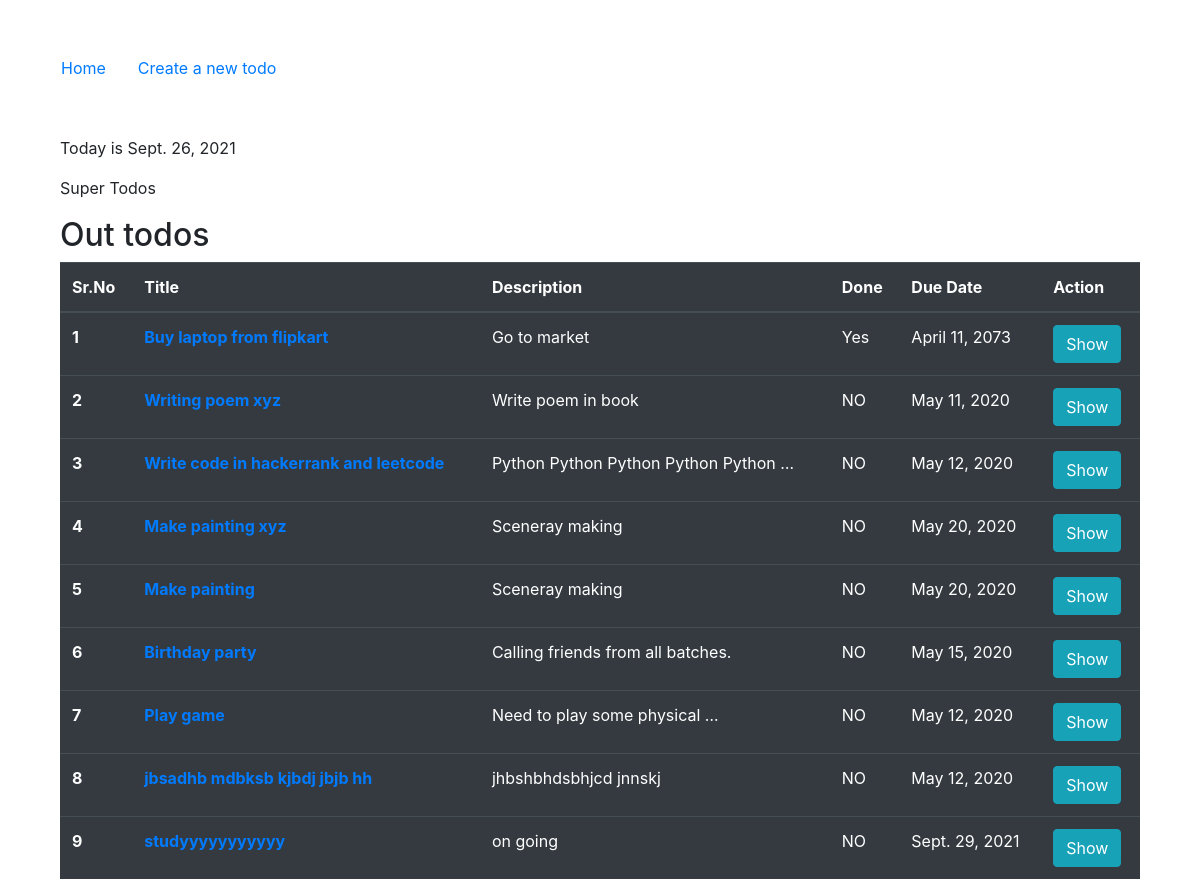
The page / on the database its author committed.
### main/models.py (models this page shows, shortened)
class Todo(models.Model):
    title = models.CharField(max_length=255)
    due_date = models.DateField()
    done = models.BooleanField(default=False)
    description = models.TextField()

### main/views.py (the view)
# urls.py: path('', IndexView.as_view(), name='index'),
class IndexView(ListView):
    queryset = Todo.objects.all()
    template_name = 'main/index.html'
    context_object_name = 'todos'
    def get_context_data(self, **kwargs):
        ctx = super().get_context_data(**kwargs)
        ctx['today'] = datetime.now().date()
        ctx['app_name'] = 'Super Todos'
        return ctx

### main/templates/main/index.html (shortened to what this page needs)
{% extends 'main/base.html' %}
{% block main_content %}
<div class="container">
  <p>Today is {{ today }}</p>
  <p>{{ app_name }}</p>
  <h2>Out todos</h2>
  <table class="table table-dark">
    <thead>
      <tr>
        <th scope="col">Sr.No</th>
        <th scope="col">Title</th>
        <th scope="col">Description</th>
        <th scope="col">Done</th>
        <th scope="col">Due Date</th>
        <th>Action</th>
      </tr>
    </thead>
    <tbody>
      {% for todo in todos %}
      <tr>
        <th>{{ forloop.counter }}</th>
        <th scope="row"><a href="{% url 'todo_update' pk=todo.pk %}">{{ todo.title }}</a></th>
        <td>{{ todo.description | truncatewords:5 }}</td>
        <td>{{ todo.done | yesno:'Yes,NO' }}</td>
        <td>{{ todo.due_date }}</td>
        <td><a class='btn btn-info' href="{% url 'todo_detail' pk=todo.pk %}">Show</a></td>
      </tr>
      {% endfor %}
    </tbody>
  </table>
</div>
{% endblock main_content %}

### main/templates/main/base.html (shortened to what this page needs)
{% load static %}
<!doctype html>
<html lang="en">
  <head>
    <link rel="stylesheet" href="https://stackpath.bootstrapcdn.com/bootstrap/4.3.1/css/bootstrap.min.css">
    <link rel="stylesheet" href="{% static 'main/gijgo.min.css' %}">
  </head>
  <body>
    <div class="container">
      <ul class="nav my-5">
        <li class="nav-item">
          <a class="nav-link" href="{% url 'index' %}">Home</a>
        </li>
        <li class="nav-item">
          <a class="nav-link" href="{% url 'todo_create' %}">Create a new todo</a>
        </li>
      </ul>
    </div>
    <div class="container">
    {% block main_content %}
    {% endblock main_content %}
    </div>
  </body>
</html>

### rows shown on the page
Todo: title "Buy laptop from flipkart", description "Go to market", done "Yes", due_date "April 11, 2073"
Todo: title "Writing poem xyz", description "Write poem in book", done "NO", due_date "May 11, 2020"
Todo: title "Write code in hackerrank and leetcode", description "Python Python Python Python Python …", done "NO", due_date "May 12, 2020"
Todo: title "Make painting xyz", description "Sceneray making", done "NO", due_date "May 20, 2020"
Todo: title "Make painting", description "Sceneray making", done "NO", due_date "May 20, 2020"
Todo: title "Birthday party", description "Calling friends from all batches.", done "NO", due_date "May 15, 2020"
Todo: title "Play game", description "Need to play some physical …", done "NO", due_date "May 12, 2020"
Todo: title "jbsadhb mdbksb kjbdj jbjb hh", description "jhbshbhdsbhjcd jnnskj", done "NO", due_date "May 12, 2020"
Todo: title "studyyyyyyyyyyy", description "on going", done "NO", due_date "Sept. 29, 2021"

### other values the page prints
{{ today }} "Sept. 26, 2021"
{{ app_name }} "Super Todos"
